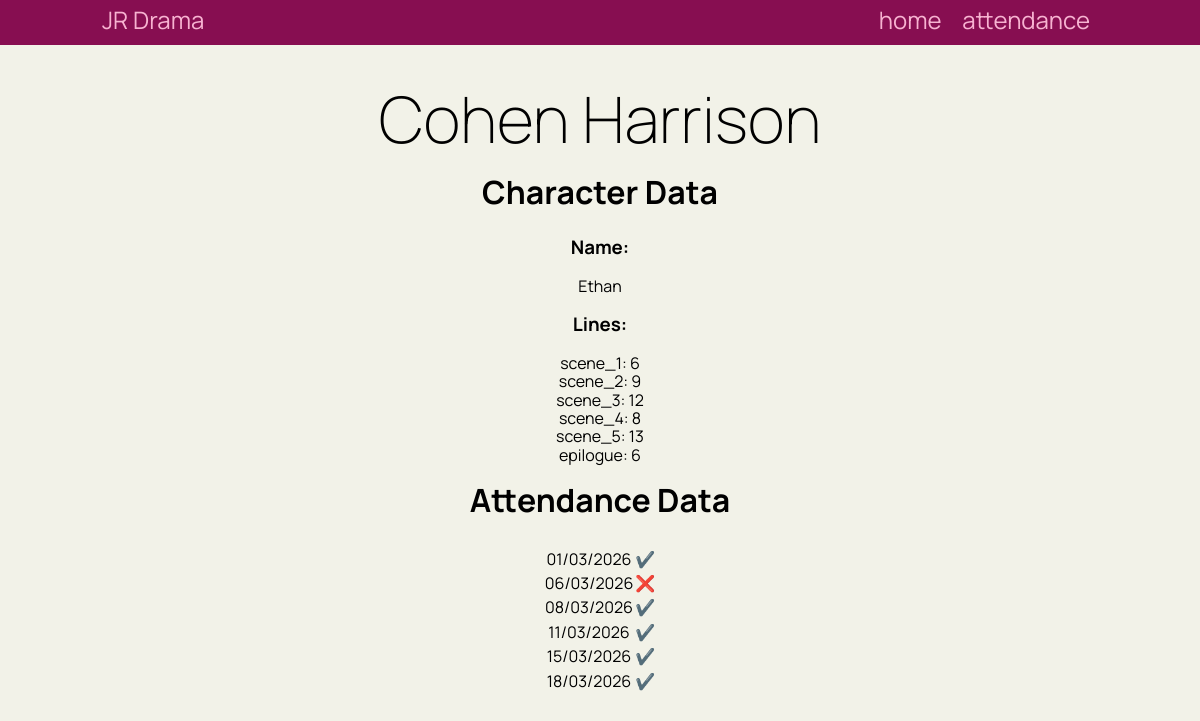
Before: /data/158 with the older database file.
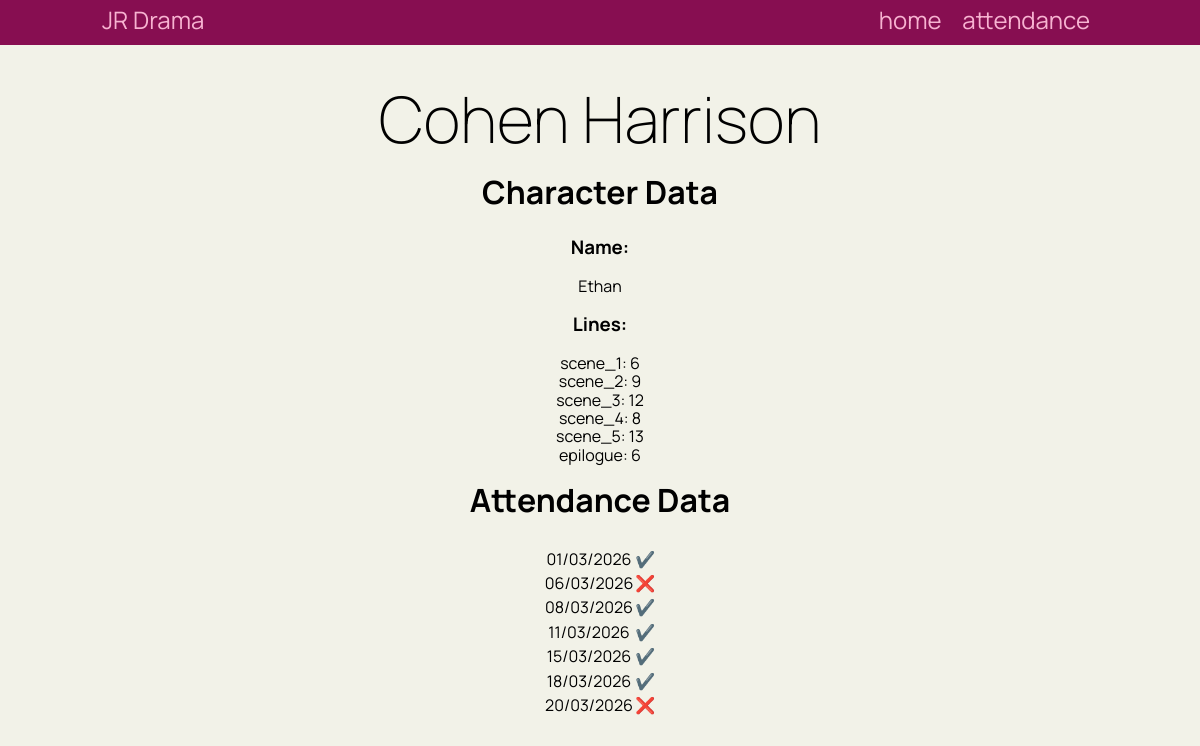
After: the same page with the newer database file.
### tables this page shows
CREATE TABLE people (
    id INTEGER PRIMARY KEY AUTOINCREMENT,
    fname TEXT NOT NULL,
    lname TEXT NOT NULL,
    role TEXT NOT NULL
);

CREATE TABLE attendance(
    itemID TEXT NOT NULL PRIMARY KEY,
    date INTEGER NOT NULL,
    present boolean NOT NULL,
    PersonID INTEGER NOT NULL REFERENCES people(id)
    );

### flask_app.py (the view)
@app.route('/data/<id>')
def data_name(id):
    cur, con = connect_db(DB)
    cur.execute("SELECT * FROM people WHERE id = ?;", (id,))
    person_data = cur.fetchall()[0]
    cur.execute("SELECT * FROM attendance WHERE personID = ?;", (id,))
    attendance_data = cur.fetchall()
    con.close()
    line_counts = {}
    for scene, counts in lines.items():
        if person_data[3] in counts:
            line_counts[scene] = counts[person_data[3]]
    return render_template("data.html", data=[person_data, attendance_data, line_counts])

### flask_app.py (called while the page is built)
def connect_db(db_file):
    try:
        connection = sqlite3.connect(db_file)
        cursor = connection.cursor()
        print("CONN")
        return cursor, connection
    except Error as e:
        print(e)
        return none

### templates/data.html
{% extends 'base.html' %}
{% block main %}
<br><br><h1>{{data[0][1]}} {{data[0][2]}}</h1><br>
<h2>Character Data</h2><br>
<h3 style="text-align:center;">Name:</h3><br>
<p style="text-align:center;">{{data[0][3]}}</p>
<br><h3 style="text-align:center;">Lines:</h3><br>
{% for scene, lines in data[2].items() %}
<p style="text-align:center;">{{scene}}: {{lines}}</p>
{% endfor %}
<br><h2>Attendance Data</h2><br>
<table class="tablecentre">
{% for day in data[1] %}
            <tr>
                <td>
                    {% set astring = day[1]|string%}
        <p style="line-height: 1.4;text-align:center;">{{astring[1:3]}}/{{astring[3:5]}}/{{astring[5:]}}</p>
                </td>
                <td>
                    <p style="line-height: 1.4;">
                        {% if day[2] == 1 %}✔️{% else %}❌{% endif %}
                    </p>
                </td>
            </tr>
            {% endfor %}</table>
{% endblock %}

### templates/base.html (shortened to what this page needs)
<!DOCTYPE html>
<html>
<head>
    <link rel="stylesheet" href="https://cdnjs.cloudflare.com/ajax/libs/normalize/8.0.1/normalize.css"/>
    <link href="{{ url_for('static', filename='drama.css') }}" rel="stylesheet">
</head>
<body>
<nav>
    <div class="container">
        <div class="navbar-brand">JR Drama</div>
        <div class="navbar-links">
            <a href="/">home</a>
            <a href="/attendance">attendance</a>
        </div>
    </div>
</nav>
<div class="container">
    <main>
        {% block main %}
        {% endblock %}
    </main>
</div>
</body>
</html>

### static/drama.css (style rules this page uses)
* { font-family: 'Manrope', sans-serif; padding: 0; margin: 0; box-sizing: border-box; }
body { background-color: #f2f2e8; }
td { text-align: left; }
.tablecentre { margin-left: auto; margin-right: auto; }
h1 { text-align: center; font-weight: 200; font-size: 4rem; margin: 0; }
h2 { font-size: 2rem; text-align: center; margin: 0 0 0.5rem 0; }
.navbar-brand { display: inline; float: left; }
.navbar-links { display: inline; float: right; }
.container::after { content: ""; clear: both; display: table; }
nav { background-color: #870E51; text-align: center; font-size: 1.5rem; padding-top: 0.4rem; padding-bottom: 0.7rem; color: #F7B3D1; }
nav a { padding: 0 0.5rem; font-size: 1.5rem; }
a, a:visited { color: #F7B3D1; text-decoration: none; }

Changed rows visible on the page:
added attendance: astring "20", astring "03", astring "2026"
